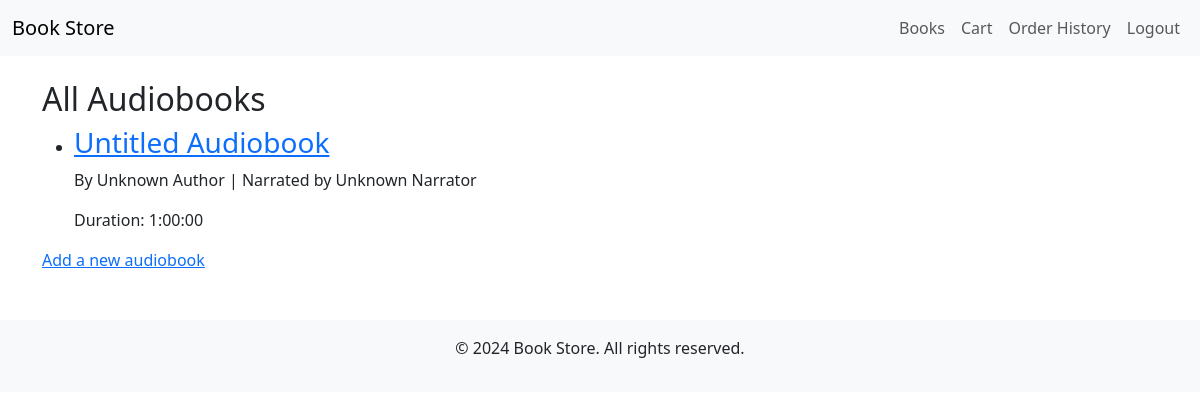
Screenshot of /audiobooks/ (signed in) with the database file from the repository.
### audiobooks/models.py (models this page shows, shortened)
class Audiobook(models.Model):
    title = models.CharField(max_length=200, default="Untitled Audiobook")  # Default title for missing data
    author = models.CharField(max_length=100, default="Unknown Author")  # Default author
    narrator = models.CharField(max_length=100, default="Unknown Narrator")  # Default narrator
    duration = models.DurationField(default=timedelta(hours=1))  # Default duration of 1 hour
    description = models.TextField(default="No description available.")  # Default description
    uploaded_at = models.DateTimeField(default=now)  # Default to the current date and time

### audiobooks/views.py (the view)
# urls.py: path('', AudiobookListView.as_view(), name='list'),  # List of audiobooks
class AudiobookListView(ListView):
    model = Audiobook
    template_name = 'audiobooks/list.html'
    context_object_name = 'audiobooks'

### audiobooks/templates/audiobooks/list.html (shortened to what this page needs)
{% extends 'base.html' %}
{% block content %}
<h2>All Audiobooks</h2>
<ul>
    {% for audiobook in audiobooks %}
        <li>
            <h3><a href="{% url 'audiobooks:detail' audiobook.id %}">{{ audiobook.title }}</a></h3>
            <p>By {{ audiobook.author }} | Narrated by {{ audiobook.narrator }}</p>
            <p>Duration: {{ audiobook.duration }}</p>
        </li>
    {% endfor %}
</ul>
<a href="{% url 'audiobooks:add' %}">Add a new audiobook</a>
{% endblock %}

### rows the page displays
Audiobook: title "Untitled Audiobook", author "Unknown Author", narrator "Unknown Narrator", duration "1:00:00"
